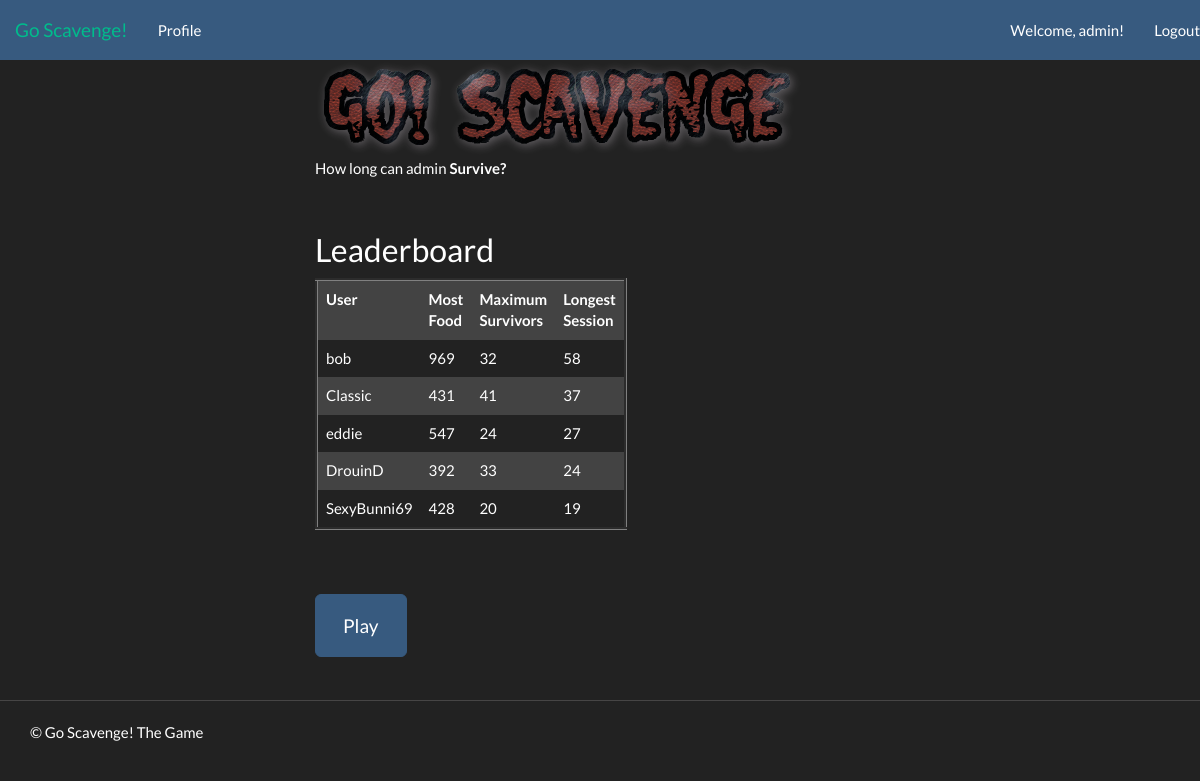
The app's page /game/ (signed in) with its own data.
### game/models.py (models this page shows, shortened)
class Stat(models.Model):
    user = models.ForeignKey(User)
    longest_session = models.IntegerField()
    max_survivors = models.IntegerField()
    supplies = models.IntegerField()

### game/views.py (the view)
def index(request):
    context = RequestContext(request)
    stats_list = Stat.objects.order_by('-longest_session')[:5]
    context_dict = {'boldmessage':"Survive?", 'stats': stats_list}
    return render_to_response('game/index.html', context_dict, context)

### templates/game/index.html (shortened to what this page needs)
<!DOCTYPE html>
{% extends 'game/base.html' %}
{% load static %}
    {% block body_block %}
    <div class="hero-unit">
        <img src=  "{% static 'img/logo.png' %}" ><br />
        {% if user.is_authenticated %}
            <p class="survive">
            How long can {{ user.username }} <strong>{{ boldmessage }}</strong><br />
            </p>
        {% else %}
            <p class="survive">
            How long can you <strong>{{ boldmessage }}</strong><br />
            </p>
        {% endif %}
        <br />
        <h2> Leaderboard </h2>
        {% if stats %}
        <table border="3" style="width:300px" class="table table-striped table-hover ">
        <font size="4">
          <th>User</th>
          <th>Most Food</th>
          <th>Maximum Survivors</th>
          <th>Longest Session</th>
        {% for stat in stats %}
        <tr>
          <td>{{ stat.user }}</td>
          <td>{{ stat.supplies }}</td>
          <td>{{ stat.max_survivors }}</td>
          <td>{{ stat.longest_session }}</td>
        </tr>
        {% endfor %}
        </font>
        </table><br />
        {% else %}
                    <strong>There are no people present.</strong><br>
        {% endif %}
        </div>
    <div id="game-info">
	<br />
	<a href="/game/gamescreen/" type="submit" class="btn btn-primary btn-lg">Play</a>
	<br /><br />
     </div>
    {% endblock %}

### templates/game/base.html (shortened to what this page needs)
<!DOCTYPE html>
{% load static %}
<html>
    <head>
    <link href="{% static 'css/bootstrap-fluid-adj.css' %}" rel="stylesheet">
    <link href="{% static 'css/bootstrap.min.css' %}" rel="stylesheet" media="screen">
    <link href="{% static 'css/bootstrap-responsive.css' %}" rel="stylesheet">
    <link href="{% static 'css/style.css' %}" rel="stylesheet">
    </head>
    <body>
        <div class="navbar navbar-default navbar-fixed-top">
          <div class="navbar-header">
            <a class="navbar-brand" href="/game/">Go Scavenge!</a>
            </div>
            <div class="navbar-collapse navbar-responsive-collapse collapse style="height: 1px;"">
            <ul class="nav navbar-nav">
            {% if user.is_authenticated %}
                            <li class="profile"><a href="/game/profile/">Profile</a></li>
                           {% endif %}
            </ul>
            <ul class="nav navbar-nav navbar-right">
               {% if user.is_authenticated %}
                            <li><a href="/game/profile/">Welcome, {{ user.username }}!</a></li>
                            <li><a href="/game/logout/">Logout</a></li>
                           {% else %}
                            <li><a href="/game/register/">Register</a></li>
                            <li><a href="/game/login/">Login</a></li>
                           {% endif %}
            </ul>
          </div>
        </div>
        <div class="container-fluid">
            <div class="row-fluid">
                <div class="span3">
                </div>
                <div class="span9">
                    {% block body_block %}
                    {% endblock %}
                </div>
            </div>
        </div>
        <hr>
        <footer>
            <div class="container">
                <p>&copy; Go Scavenge! The Game</p>
            </div>
        </footer>
    </body>
</html>

### records on screen
Stat: user "bob", supplies "969", max_survivors "32", longest_session "58"
Stat: user "Classic", supplies "431", max_survivors "41", longest_session "37"
Stat: user "eddie", supplies "547", max_survivors "24", longest_session "27"
Stat: user "DrouinD", supplies "392", max_survivors "33", longest_session "24"
Stat: user "SexyBunni69", supplies "428", max_survivors "20", longest_session "19"

### other values on screen
{{ user.username }} "admin"
{{ boldmessage }} "Survive?"
